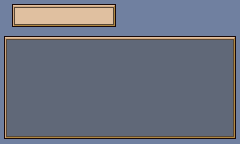

A 2D game scene composited from a Tiled map and its tileset images. What follows is a short description and the map's XML, with every tile layer's data as written:
An orthogonal 30x18 tile map with 8x8 px tiles, 1 tile layer (Tile Layer 1).

<map version="1.10" tiledversion="1.11.2" orientation="orthogonal" renderorder="right-down" width="30" height="18" tilewidth="8" tileheight="8" infinite="0" nextlayerid="2" nextobjectid="1">
 <tileset firstgid="1" name="MenuTiles" tilewidth="8" tileheight="8" tilecount="128" columns="16">
  <image source="../../Image/Png/MenuTiles.png" width="128" height="64" />
 </tileset>
<layer id="1" name="Tile Layer 1" width="30" height="18">
  <data encoding="csv">
1,2,3,3,3,3,3,3,3,3,3,3,3,3,6,1,1,1,1,1,1,1,1,1,1,1,1,1,1,1,
1,12,14,14,14,14,14,14,14,14,14,14,14,14,16,1,1,1,1,1,1,1,1,1,1,1,1,1,1,1,
1,12,14,14,14,14,14,14,14,14,14,14,14,14,16,1,1,1,1,1,1,1,1,1,1,1,1,1,1,1,
1,27,28,28,28,28,28,28,28,28,28,28,28,28,32,1,1,1,1,1,1,1,1,1,1,1,1,1,1,1,
2,3,3,3,3,3,3,3,3,3,3,3,3,3,3,3,3,3,3,3,3,3,3,3,3,3,3,3,3,6,
7,9,9,9,9,9,9,9,9,9,9,9,9,9,9,9,9,9,9,9,9,9,9,9,9,9,9,9,9,11,
7,9,9,9,9,9,9,9,9,9,9,9,9,9,9,9,9,9,9,9,9,9,9,9,9,9,9,9,9,11,
7,9,9,9,9,9,9,9,9,9,9,9,9,9,9,9,9,9,9,9,9,9,9,9,9,9,9,9,9,11,
7,9,9,9,9,9,9,9,9,9,9,9,9,9,9,9,9,9,9,9,9,9,9,9,9,9,9,9,9,11,
7,9,9,9,9,9,9,9,9,9,9,9,9,9,9,9,9,9,9,9,9,9,9,9,9,9,9,9,9,11,
7,9,9,9,9,9,9,9,9,9,9,9,9,9,9,9,9,9,9,9,9,9,9,9,9,9,9,9,9,11,
7,9,9,9,9,9,9,9,9,9,9,9,9,9,9,9,9,9,9,9,9,9,9,9,9,9,9,9,9,11,
7,9,9,9,9,9,9,9,9,9,9,9,9,9,9,9,9,9,9,9,9,9,9,9,9,9,9,9,9,11,
7,9,9,9,9,9,9,9,9,9,9,9,9,9,9,9,9,9,9,9,9,9,9,9,9,9,9,9,9,11,
7,9,9,9,9,9,9,9,9,9,9,9,9,9,9,9,9,9,9,9,9,9,9,9,9,9,9,9,9,11,
7,9,9,9,9,9,9,9,9,9,9,9,9,9,9,9,9,9,9,9,9,9,9,9,9,9,9,9,9,11,
7,9,9,9,9,9,9,9,9,9,9,9,9,9,9,9,9,9,9,9,9,9,9,9,9,9,9,9,9,11,
27,28,28,28,28,28,28,28,28,28,28,28,28,28,28,28,28,28,28,28,28,28,28,28,28,28,28,28,28,32
</data>
 </layer>
</map>
